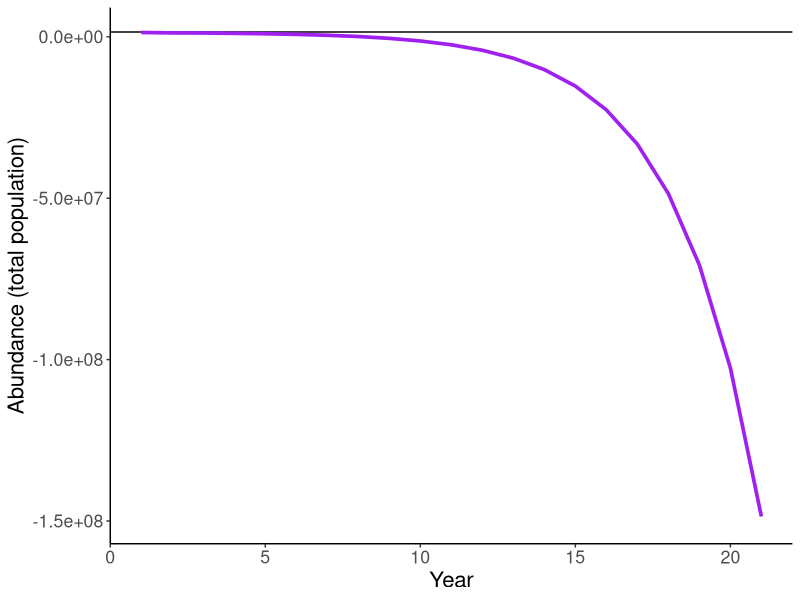

Reproduce this figure in R.
library(ggplot2)


set.seed(123)
##Stochastistic model
Year <- 1:21
Sims <- 1000

# Variation in Survival
s_pct_f <- 0.0001
s_pct_m <- 0.02
a <- 0.55
b <- 1

# Carrying capacity
K <- 1500000

# Set up pig matrix
pig.array <- array(0,dim=c(6,length(Year),Sims))
pig.matrix <- matrix(0,6,6)

# Fecundity
Fecundity <- c(0.54, 2.24, 2.24)

# Survival
# Females
pig.matrix[1,1:3] <- Fecundity
pig.matrix[4,1:3] <- Fecundity
pig.matrix[2,1] <- 0.3 + 0.1
pig.matrix[3,2] <- 0.35 + 0.1
pig.matrix[3,3] <- 0.35 + 0.1
# Males
pig.matrix[5,4] <- 0.18 + 0.1
pig.matrix[6,5] <- 0.23 + 0.1
pig.matrix[6,6] <- 0.23 + 0.1

# Calculate stable stage distribution
w <- Re(eigen(pig.matrix)$vectors[, 1])
w <- w / sum(w) # normals to equal 1

# Set up initial popualtion size
N0 <- w * 0.9 * K  # e.g., start at 50% of K

pig.array[,1,] <- N0

for(i in 1:Sims){
  
  ## Stochasticity on Survival
  A_s <- pig.matrix
  # Female survival
  for (s in 1:2) {
    # Survive & go
    A_s[s+1,s] <- rnorm(1, pig.matrix[s+1,s], s_pct_f)
  }
  # Survive & stay
  A_s[3,3] <- rnorm(1, pig.matrix[3,3], s_pct_f)
  # Male survival
  for (s in 4:5) {
    # Survive & go
    A_s[s+1,s] <- rnorm(1, pig.matrix[s+1,s], s_pct_m)
  }
  # Survive & stay
  A_s[6,6] <- rnorm(1, pig.matrix[6,6], s_pct_m)
  
  for (y in 2:length(Year)){
    
    # Density dependent adjustment in fecundity
    # What was abundance at time step t-1
    N_t <- sum(pig.array[,y-1,i])
    
    # Calcuate density factor
    # density_factor <- 1 / (1 + a * (N_t / K))
    # density_factor <- exp(-b * (N_t / K))
    
    # save new matrix
    A_dd <- A_s
    # A_dd[1, ] <- A_s[1, ] * density_factor # reduce fecundity
    # A_dd[4, ] <- A_s[4, ] * density_factor # reduce fecundity
    
    ## Harvest more pigs 
    N <- pig.array[,y-1,i] 
    h <- c(15000,67500,67500,15000,67500,67500)
    N <- N - h
    
    # Calculate new pop size
    pig.array[,y,i]<- A_dd %*% N # Make sure to multiply matrix x vector (not vice versa)
  }
  
}
N.median <- apply(apply(pig.array,c(2,3),sum),1,median)
N.20pct <- apply(apply(pig.array,c(2,3),sum),1,quantile, probs = 0.20)
N.80pct <- apply(apply(pig.array,c(2,3),sum),1,quantile, probs = 0.80)

results <- data.frame(Year,N.median,N.20pct,N.80pct)

#Plot population projection
ggplot(results) +
  geom_hline(yintercept=K) +
  geom_ribbon(aes(x=Year,ymin=N.20pct, ymax=N.80pct), alpha=.2,fill="purple") +
  geom_line(aes(x=Year, y=N.median),colour="purple",alpha=1,linewidth=1.25) +
  scale_y_continuous(name="Abundance (total population)")+
  theme_bw() +
  theme(text = element_text(size=16),panel.border = element_blank(), axis.line = element_line(colour="black"),
        panel.grid.major = element_blank(),panel.grid.minor = element_blank()) 
